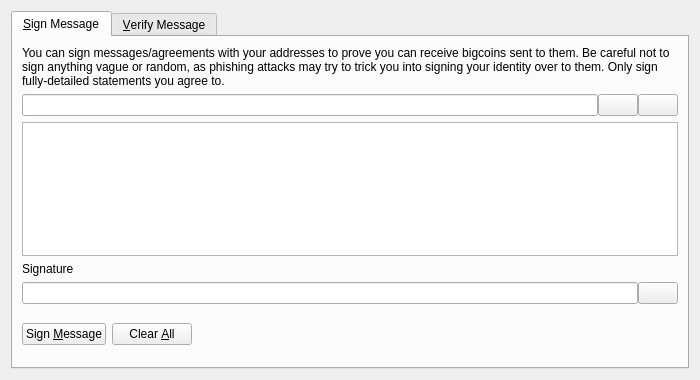
<?xml version="1.0" encoding="UTF-8"?>
<ui version="4.0">
 <class>SignVerifyMessageDialog</class>
 <widget class="QDialog" name="SignVerifyMessageDialog">
  <property name="geometry">
   <rect>
    <x>0</x>
    <y>0</y>
    <width>700</width>
    <height>380</height>
   </rect>
  </property>
  <property name="windowTitle">
   <string>Signatures - Sign / Verify a Message</string>
  </property>
  <property name="modal">
   <bool>true</bool>
  </property>
  <layout class="QVBoxLayout" name="verticalLayout">
   <item>
    <widget class="QTabWidget" name="tabWidget">
     <property name="currentIndex">
      <number>0</number>
     </property>
     <widget class="QWidget" name="tabSignMessage">
      <attribute name="title">
       <string>&amp;Sign Message</string>
      </attribute>
      <layout class="QVBoxLayout" name="verticalLayout_SM">
       <item>
        <widget class="QLabel" name="infoLabel_SM">
         <property name="text">
          <string>You can sign messages/agreements with your addresses to prove you can receive bigcoins sent to them. Be careful not to sign anything vague or random, as phishing attacks may try to trick you into signing your identity over to them. Only sign fully-detailed statements you agree to.</string>
         </property>
         <property name="textFormat">
          <enum>Qt::PlainText</enum>
         </property>
         <property name="wordWrap">
          <bool>true</bool>
         </property>
        </widget>
       </item>
       <item>
        <layout class="QHBoxLayout" name="horizontalLayout_1_SM">
         <property name="spacing">
          <number>0</number>
         </property>
         <item>
          <widget class="QValidatedLineEdit" name="addressIn_SM">
           <property name="toolTip">
            <string>The Bigcoin address to sign the message with</string>
           </property>
          </widget>
         </item>
         <item>
          <widget class="QPushButton" name="addressBookButton_SM">
           <property name="toolTip">
            <string>Choose previously used address</string>
           </property>
           <property name="text">
            <string/>
           </property>
           <property name="icon">
            <iconset resource="../bitcoin.qrc">
             <normaloff>:/icons/address-book</normaloff>:/icons/address-book</iconset>
           </property>
           <property name="shortcut">
            <string>Alt+A</string>
           </property>
           <property name="autoDefault">
            <bool>false</bool>
           </property>
          </widget>
         </item>
         <item>
          <widget class="QPushButton" name="pasteButton_SM">
           <property name="toolTip">
            <string>Paste address from clipboard</string>
           </property>
           <property name="text">
            <string/>
           </property>
           <property name="icon">
            <iconset resource="../bitcoin.qrc">
             <normaloff>:/icons/editpaste</normaloff>:/icons/editpaste</iconset>
           </property>
           <property name="shortcut">
            <string>Alt+P</string>
           </property>
           <property name="autoDefault">
            <bool>false</bool>
           </property>
          </widget>
         </item>
        </layout>
       </item>
       <item>
        <widget class="QPlainTextEdit" name="messageIn_SM">
         <property name="toolTip">
          <string>Enter the message you want to sign here</string>
         </property>
        </widget>
       </item>
       <item>
        <widget class="QLabel" name="signatureLabel_SM">
         <property name="text">
          <string>Signature</string>
         </property>
         <property name="textFormat">
          <enum>Qt::PlainText</enum>
         </property>
        </widget>
       </item>
       <item>
        <layout class="QHBoxLayout" name="horizontalLayout_2_SM">
         <property name="spacing">
          <number>0</number>
         </property>
         <item>
          <widget class="QLineEdit" name="signatureOut_SM">
           <property name="font">
            <font>
             <italic>true</italic>
            </font>
           </property>
           <property name="readOnly">
            <bool>true</bool>
           </property>
          </widget>
         </item>
         <item>
          <widget class="QPushButton" name="copySignatureButton_SM">
           <property name="toolTip">
            <string>Copy the current signature to the system clipboard</string>
           </property>
           <property name="text">
            <string/>
           </property>
           <property name="icon">
            <iconset resource="../bitcoin.qrc">
             <normaloff>:/icons/editcopy</normaloff>:/icons/editcopy</iconset>
           </property>
           <property name="autoDefault">
            <bool>false</bool>
           </property>
          </widget>
         </item>
        </layout>
       </item>
       <item>
        <layout class="QHBoxLayout" name="horizontalLayout_3_SM">
         <item>
          <widget class="QPushButton" name="signMessageButton_SM">
           <property name="toolTip">
            <string>Sign the message to prove you own this Bigcoin address</string>
           </property>
           <property name="text">
            <string>Sign &amp;Message</string>
           </property>
           <property name="icon">
            <iconset resource="../bitcoin.qrc">
             <normaloff>:/icons/edit</normaloff>:/icons/edit</iconset>
           </property>
           <property name="autoDefault">
            <bool>false</bool>
           </property>
          </widget>
         </item>
         <item>
          <widget class="QPushButton" name="clearButton_SM">
           <property name="toolTip">
            <string>Reset all sign message fields</string>
           </property>
           <property name="text">
            <string>Clear &amp;All</string>
           </property>
           <property name="icon">
            <iconset resource="../bitcoin.qrc">
             <normaloff>:/icons/remove</normaloff>:/icons/remove</iconset>
           </property>
           <property name="autoDefault">
            <bool>false</bool>
           </property>
          </widget>
         </item>
         <item>
          <spacer name="horizontalSpacer_1_SM">
           <property name="orientation">
            <enum>Qt::Horizontal</enum>
           </property>
           <property name="sizeHint" stdset="0">
            <size>
             <width>40</width>
             <height>48</height>
            </size>
           </property>
          </spacer>
         </item>
         <item>
          <widget class="QLabel" name="statusLabel_SM">
           <property name="font">
            <font>
             <weight>75</weight>
             <bold>true</bold>
            </font>
           </property>
           <property name="text">
            <string/>
           </property>
           <property name="wordWrap">
            <bool>true</bool>
           </property>
          </widget>
         </item>
         <item>
          <spacer name="horizontalSpacer_2_SM">
           <property name="orientation">
            <enum>Qt::Horizontal</enum>
           </property>
           <property name="sizeHint" stdset="0">
            <size>
             <width>40</width>
             <height>48</height>
            </size>
           </property>
          </spacer>
         </item>
        </layout>
       </item>
      </layout>
     </widget>
     <widget class="QWidget" name="tabVerifyMessage">
      <attribute name="title">
       <string>&amp;Verify Message</string>
      </attribute>
      <layout class="QVBoxLayout" name="verticalLayout_VM">
       <item>
        <widget class="QLabel" name="infoLabel_VM">
         <property name="text">
          <string>Enter the receiver's address, message (ensure you copy line breaks, spaces, tabs, etc. exactly) and signature below to verify the message. Be careful not to read more into the signature than what is in the signed message itself, to avoid being tricked by a man-in-the-middle attack. Note that this only proves the signing party receives with the address, it cannot prove sendership of any transaction!</string>
         </property>
         <property name="textFormat">
          <enum>Qt::PlainText</enum>
         </property>
         <property name="alignment">
          <set>Qt::AlignLeading|Qt::AlignLeft|Qt::AlignTop</set>
         </property>
         <property name="wordWrap">
          <bool>true</bool>
         </property>
        </widget>
       </item>
       <item>
        <layout class="QHBoxLayout" name="horizontalLayout_1_VM">
         <property name="spacing">
          <number>0</number>
         </property>
         <item>
          <widget class="QValidatedLineEdit" name="addressIn_VM">
           <property name="toolTip">
            <string>The Bigcoin address the message was signed with</string>
           </property>
          </widget>
         </item>
         <item>
          <widget class="QPushButton" name="addressBookButton_VM">
           <property name="toolTip">
            <string>Choose previously used address</string>
           </property>
           <property name="text">
            <string/>
           </property>
           <property name="icon">
            <iconset resource="../bitcoin.qrc">
             <normaloff>:/icons/address-book</normaloff>:/icons/address-book</iconset>
           </property>
           <property name="shortcut">
            <string>Alt+A</string>
           </property>
           <property name="autoDefault">
            <bool>false</bool>
           </property>
          </widget>
         </item>
        </layout>
       </item>
       <item>
        <widget class="QPlainTextEdit" name="messageIn_VM"/>
       </item>
       <item>
        <widget class="QValidatedLineEdit" name="signatureIn_VM"/>
       </item>
       <item>
        <layout class="QHBoxLayout" name="horizontalLayout_2_VM">
         <item>
          <widget class="QPushButton" name="verifyMessageButton_VM">
           <property name="toolTip">
            <string>Verify the message to ensure it was signed with the specified Bigcoin address</string>
           </property>
           <property name="text">
            <string>Verify &amp;Message</string>
           </property>
           <property name="icon">
            <iconset resource="../bitcoin.qrc">
             <normaloff>:/icons/transaction_0</normaloff>:/icons/transaction_0</iconset>
           </property>
           <property name="autoDefault">
            <bool>false</bool>
           </property>
          </widget>
         </item>
         <item>
          <widget class="QPushButton" name="clearButton_VM">
           <property name="toolTip">
            <string>Reset all verify message fields</string>
           </property>
           <property name="text">
            <string>Clear &amp;All</string>
           </property>
           <property name="icon">
            <iconset resource="../bitcoin.qrc">
             <normaloff>:/icons/remove</normaloff>:/icons/remove</iconset>
           </property>
           <property name="autoDefault">
            <bool>false</bool>
           </property>
          </widget>
         </item>
         <item>
          <spacer name="horizontalSpacer_1_VM">
           <property name="orientation">
            <enum>Qt::Horizontal</enum>
           </property>
           <property name="sizeHint" stdset="0">
            <size>
             <width>40</width>
             <height>48</height>
            </size>
           </property>
          </spacer>
         </item>
         <item>
          <widget class="QLabel" name="statusLabel_VM">
           <property name="font">
            <font>
             <weight>75</weight>
             <bold>true</bold>
            </font>
           </property>
           <property name="text">
            <string/>
           </property>
           <property name="wordWrap">
            <bool>true</bool>
           </property>
          </widget>
         </item>
         <item>
          <spacer name="horizontalSpacer_2_VM">
           <property name="orientation">
            <enum>Qt::Horizontal</enum>
           </property>
           <property name="sizeHint" stdset="0">
            <size>
             <width>40</width>
             <height>48</height>
            </size>
           </property>
          </spacer>
         </item>
        </layout>
       </item>
      </layout>
     </widget>
    </widget>
   </item>
  </layout>
 </widget>
 <customwidgets>
  <customwidget>
   <class>QValidatedLineEdit</class>
   <extends>QLineEdit</extends>
   <header>qvalidatedlineedit.h</header>
  </customwidget>
 </customwidgets>
 <resources>
  <include location="../bitcoin.qrc"/>
 </resources>
 <connections/>
</ui>
